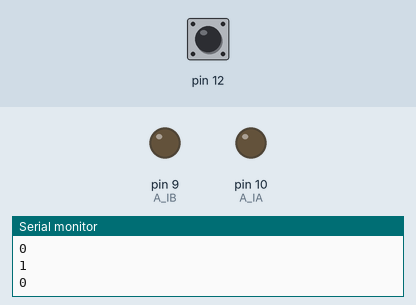
Simulated run of this sketch. Board: Arduino Uno, built with avr-gcc and run on an emulated ATmega328P. Shown: output pins drawn as LEDs (lit = HIGH), the last lines printed to the serial monitor. The inputs (shaded band) are chosen by the test bench; at power-on: pin 12 HIGH.

Above: at 1.2 s.
1.3 s: pin 12 pulled LOW for 0.15 s
At 1.6 s:
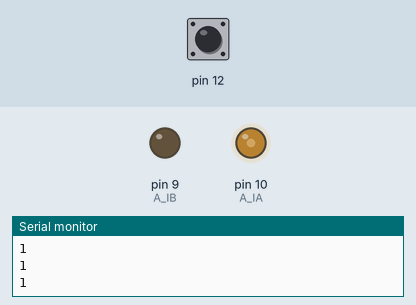
2.9 s: pin 12 pulled LOW for 1 s
At 4.1 s:
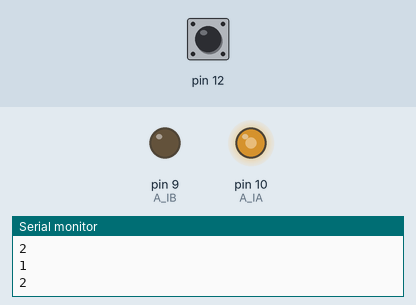
5.4 s: pin 12 pulled LOW for 0.15 s
At 6.6 s:
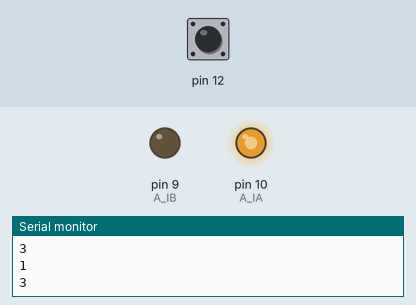
Timing chart, 0 to 8.4 s (numbered marks = the images above; inputs shaded):
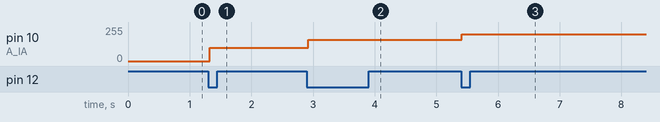

The sketch:

q_fan.ino
```cpp
int A_IA = 10;
int A_IB = 9;
bool button_state = false;
bool prev_button_state = false;
int count = 0;

void setup() {
  Serial.begin(115200);
  pinMode(A_IA,OUTPUT);
  pinMode(A_IB,OUTPUT);
  pinMode(12, INPUT_PULLUP);
}

void loop() {
  button_state = digitalRead(12);
  Serial.println(button_state);
  if (count==4){
    count=0;
  }
  if ((button_state == false) && (prev_button_state == true)){
    count= count +1;
  }
  if (count == 0){
    Serial.println(count);
    analogWrite(A_IA,0);
    analogWrite(A_IB,0);
  }
  else if (count == 1){
    Serial.println(count);
    analogWrite(A_IA,100);
    analogWrite(A_IB,0);
  }
  else if (count == 2){
    Serial.println(count);
    analogWrite(A_IA,160);
    analogWrite(A_IB,0);
  }
  else if (count == 3){
    Serial.println(count);
    analogWrite(A_IA,200);
    analogWrite(A_IB,0);
  }
  else if (count ==4){
    Serial.println(count);
    count= 0;
  }
  prev_button_state = button_state;
  delay(55);
}
```

Measured:
- after the input at 1.3 s, pin 10 (A_IA): 0/255 → 100/255 at once
- after the input at 2.9 s, pin 10 (A_IA): 100/255 → 160/255 at once
- after the input at 5.4 s, pin 10 (A_IA): 160/255 → 200/255 at once
